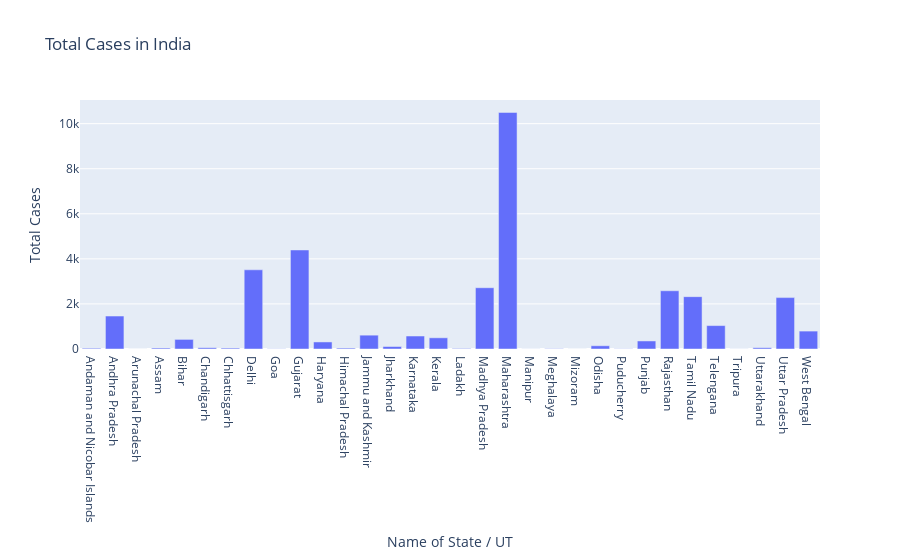

The notebook cell this image was saved under:
### Code cell
#Matplotlib
fig=plt.figure(figsize=(20,10))
axes = fig.add_axes([0,0,1,1])
axes.bar(df['Name of State / UT'],df['Total Confirmed cases'])
axes.set_title("Total Cases in India")
axes.set_xlabel("Name of State / UT")
axes.set_ylabel("Total Cases")
plt.show()

#Plotly
fig=go.Figure()
fig.add_trace(go.Bar(x=df['Name of State / UT'],y=df['Total Confirmed cases']))
fig.update_layout(title='Total Cases in India',xaxis=dict(title='Name of State / UT'),yaxis=dict(title='Total Cases'))

### Figure 1 — Plotly figure (JSON) as saved in the notebook; plotly's stock layout.template omitted (floating-point values rounded to 4 significant figures)
{"data": [{"type": "bar", "x": ["Andaman and Nicobar Islands", "Andhra Pradesh", "Arunachal Pradesh", "Assam", "Bihar", "Chandigarh", "Chhattisgarh", "Delhi", "Goa", "Gujarat", "Haryana", "Himachal Pradesh", "Jammu and Kashmir", "Jharkhand", "Karnataka", "Kerala", "Ladakh", "Madhya Pradesh", "Maharashtra", "Manipur", "Meghalaya", "Mizoram", "Odisha", "Puducherry", "Punjab", "Rajasthan", "Tamil Nadu", "Telengana", "Tripura", "Uttarakhand", "Uttar Pradesh", "West Bengal"], "y": [33, 1463, 1, 42, 426, 56, 40, 3515, 7, 4395, 313, 40, 614, 111, 576, 497, 22, 2719, 10498, 2, 12, 1, 143, 8, 357, 2584, 2323, 1039, 2, 57, 2281, 795]}], "layout": {"title": {"text": "Total Cases in India"}, "xaxis": {"title": {"text": "Name of State / UT"}}, "yaxis": {"title": {"text": "Total Cases"}}}}
